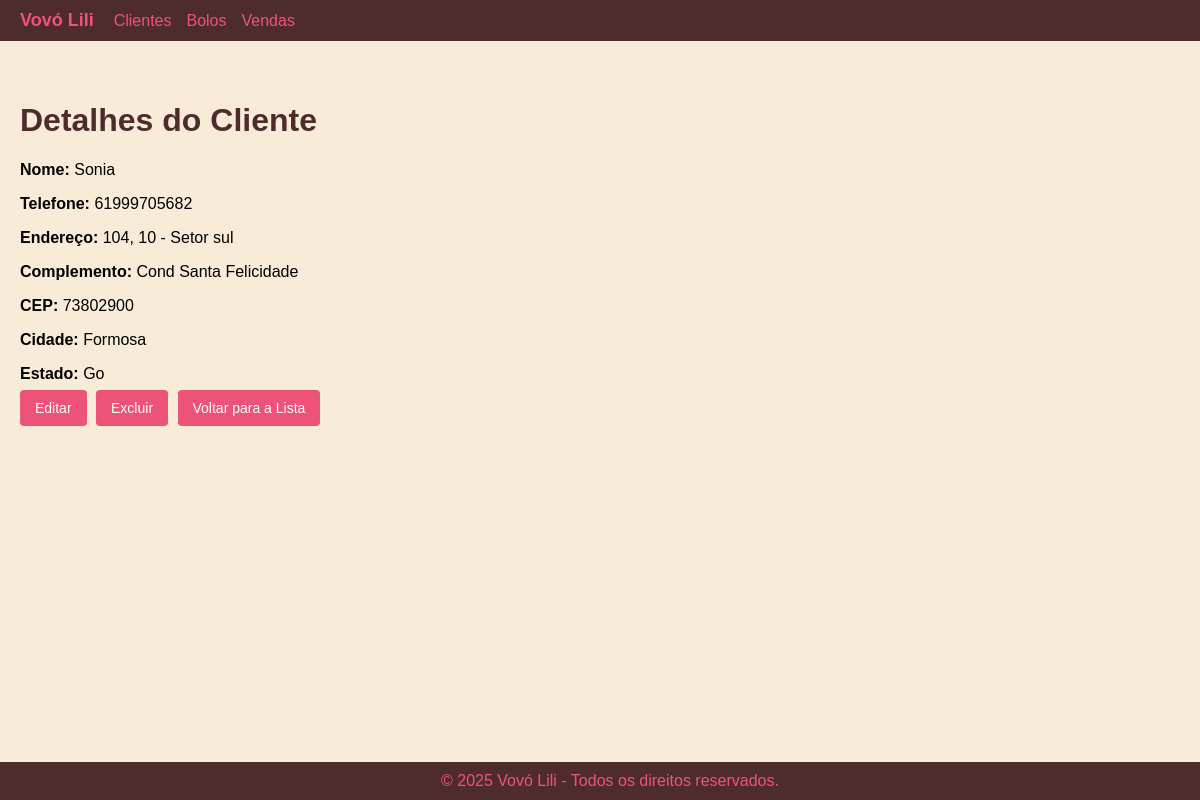
Screenshot of /clientes/2/ with the database file from the repository.
### customers/models.py (models this page shows, shortened)
class Customer(models.Model):
    nome = models.CharField(max_length=100)
    telefone = models.CharField(max_length=20)
    rua = models.CharField(max_length=150)
    numero = models.CharField(max_length=10)  # Número da casa
    bairro = models.CharField(max_length=100)
    complemento = models.CharField(max_length=100, blank=True, null=True)
    cep = models.CharField(max_length=10)
    cidade = models.CharField(max_length=100)
    estado = models.CharField(max_length=2)

### customers/views.py (the view)
# urls.py: path('<int:pk>/', CustomerDetailView.as_view(), name='customer_detail'),
class CustomerDetailView(DetailView):
    model = Customer
    template_name = 'customers/customer_detail.html'
    context_object_name = 'customer'

### customers/templates/customers/customer_detail.html (shortened to what this page needs)
{% extends 'app/base.html' %}
{% block content %}
  <h1>Detalhes do Cliente</h1>
  <p><strong>Nome:</strong> {{ customer.nome }}</p>
  <p><strong>Telefone:</strong> {{ customer.telefone }}</p>
  <p><strong>Endereço:</strong> {{ customer.rua }}, {{ customer.numero }} - {{ customer.bairro }}</p>
  {% if customer.complemento %}
    <p><strong>Complemento:</strong> {{ customer.complemento }}</p>
  {% endif %}
  <p><strong>CEP:</strong> {{ customer.cep }}</p>
  <p><strong>Cidade:</strong> {{ customer.cidade }}</p>
  <p><strong>Estado:</strong> {{ customer.estado }}</p>
  <a class="btn" href="{% url 'customer_update' customer.pk %}">Editar</a>
  <a class="btn" href="{% url 'customer_delete' customer.pk %}">Excluir</a>
  <a class="btn" href="{% url 'customer_list' %}">Voltar para a Lista</a>
{% endblock %}

### app/templates/app/base.html (style rules this page uses)
body { background-color: #F8EBD8; font-family: Arial, sans-serif; margin: 0; padding: 0; }
h1, h2, h3 { color: #4F2C2C; }
.btn { background-color: #ED5378; color: #fff; border: none; padding: 10px 15px; text-decoration: none; font-size: 14px; cursor: pointer; border-radius: 4px; margin-right: 5px; }

### rows the page displays
Customer: nome "Sonia", telefone "61999705682", rua "104", numero "10", bairro "Setor sul", complemento "Cond Santa Felicidade", cep "73802900", cidade "Formosa", estado "Go"
